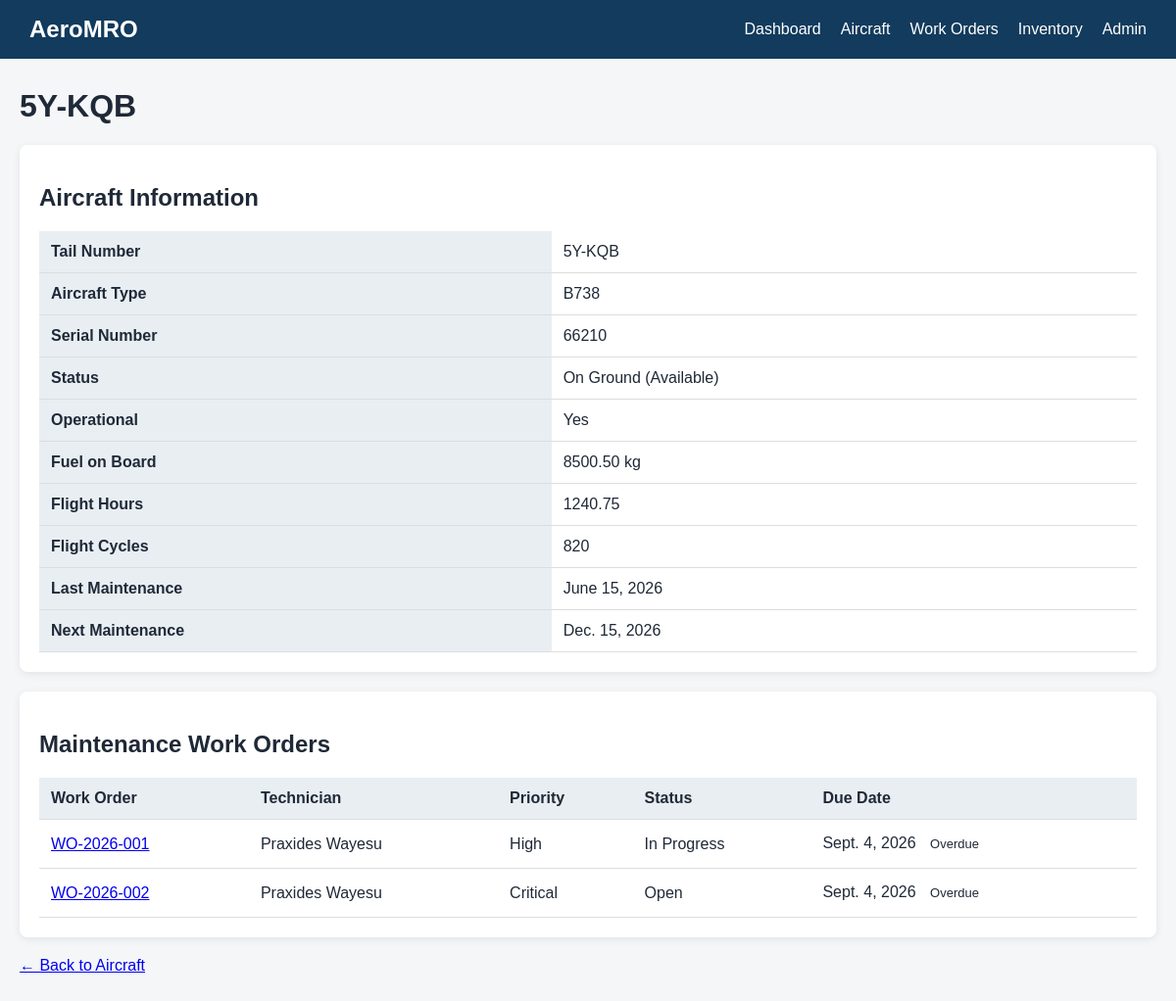
The page /aircraft/2/ on the database its author committed.
### fleet/models.py (models this page shows, shortened)
class Aircraft(models.Model):
    class Status(models.TextChoices):
        ON_GROUND = "ON_GROUND", "On Ground (Available)"
        IN_FLIGHT = "IN_FLIGHT", "In Flight"
        MAINTENANCE = "MAINTENANCE", "Maintenance"
        GROUNDED = "GROUNDED", "Grounded"
        RETIRED = "RETIRED", "Retired / Decommissioned"
    tail_number = models.CharField(
        max_length=20, unique=True
    )  # plane license plate given by aviation authority
    manufacturer_serial_number = models.CharField(
        max_length=20
    )  # permanent builder assigned ID
    aircraft_type = models.CharField(
        max_length=50
    )  # specify distinct models for air traffic control and flight planning
    fuel_on_board_kg = models.DecimalField(
        max_digits=10, decimal_places=2, default=Decimal("0.00")
    )
    flight_hours = models.DecimalField(
        max_digits=10, decimal_places=2, default=Decimal("0.00")
    )  # time an aircraft has spent from the moment its wheels leave the ground during takeoff to the moment they touch down upon landing
    flight_cycles = (
        models.PositiveIntegerField()
    )  # one complete takeoff and landing sequence
    last_maintenance = models.DateField(null=True, blank=True)
    next_maintenance = models.DateField(null=True, blank=True)
    created_at = models.DateTimeField(auto_now_add=True)
    updated_at = models.DateTimeField(auto_now=True)
    seat_map = models.JSONField(
        default=dict, blank=True
    )  # identifies seat layout inside an aircraft
    status = models.CharField(
        max_length=20, choices=Status.choices, default=Status.ON_GROUND
    )
    @property
    def is_operational(self):
        return self.status in {
            self.Status.ON_GROUND,
            self.Status.IN_FLIGHT,
        }

class WorkOrder(models.Model):
    class Priority(models.TextChoices):
        LOW = "LOW", "Low"
        MEDIUM = "MEDIUM", "Medium"
        HIGH = "HIGH", "High"
        CRITICAL = "CRITICAL", "Critical"
    class Status(models.TextChoices):
        OPEN = "OPEN", "Open"
        IN_PROGRESS = "IN_PROGRESS", "In Progress"
        COMPLETED = "COMPLETED", "Completed"
        CANCELLED = "CANCELLED", "Cancelled"
    work_order_number = models.CharField(max_length=20, unique=True)
    work_order_description = models.TextField()
    aircraft = models.ForeignKey(
        Aircraft, on_delete=models.PROTECT, related_name="work_orders"
    )
    technician = models.ForeignKey(
        Technician, on_delete=models.PROTECT, related_name="work_orders"
    )
    parts = models.ManyToManyField(
        "Part", through="WorkOrderPart", related_name="work_orders", blank=True
    )
    priority = models.CharField(
        choices=Priority.choices, max_length=20, default=Priority.MEDIUM
    )
    status = models.CharField(
        choices=Status.choices, max_length=20, default=Status.OPEN
    )
    scheduled_date = models.DateField()  # when to perform the work
    due_date = models.DateField()
    estimated_hours = models.DecimalField(
        max_digits=6, decimal_places=2, default=Decimal("0.00")
    )
    actual_hours = models.DecimalField(
        max_digits=6, decimal_places=2, default=Decimal("0.00")
    )
    created_at = models.DateTimeField(default=timezone.now)
    updated_at = models.DateTimeField(auto_now=True)
    @property
    def is_overdue(self):
        return self.due_date < timezone.localdate() and self.status not in {
            self.Status.COMPLETED,
            self.Status.CANCELLED,
        }

class Technician(models.Model):
    class Specialization(models.TextChoices):
        AIRFRAME = "AIRFRAME", "Airframe & Structural Mechanics"
        AVIONICS = "AVIONICS", "Avionics & Electrical Systems"
        POWERPLANT = "POWERPLANT", "Powerplant & Propulsion"
        HYDRAULICS = "HYDRAULICS", "Hydraulics & Mechanical Systems"
        GENERAL = "GENERAL", "General"
    class Availability(models.TextChoices):
        AVAILABLE = "AVAILABLE", "Available"
        BUSY = "BUSY", "Busy"
        LEAVE = "LEAVE", "On Leave"
        INACTIVE = "INACTIVE", "Inactive"
    technician_name = models.CharField(max_length=100, default="Unknown Technician")
    technician_specialization = models.CharField(
        choices=Specialization.choices, max_length=20, default=Specialization.GENERAL
    )
    technician_number = models.CharField(max_length=20, unique=True, default="TECH-000")
    technician_availability = models.CharField(
        choices=Availability.choices, max_length=20, default=Availability.AVAILABLE
    )
    created_at = models.DateTimeField(default=timezone.now)
    updated_at = models.DateTimeField(auto_now=True)

### fleet/views.py (the view)
def aircraft_detail(request, aircraft_id):
    aircraft = get_object_or_404(
        Aircraft,
        id=aircraft_id,
    )
    work_orders = aircraft.work_orders.all()
    return render(
        request,
        "fleet/aircraft_detail.html",
        {
            "aircraft": aircraft,
            "work_orders": work_orders,
        },
    )

### fleet/templates/fleet/aircraft_detail.html (shortened to what this page needs)
{% extends "fleet/base.html" %}
{% block content %}
<h1>{{ aircraft.tail_number }}</h1>
<div class="card">
    <h2>Aircraft Information</h2>
    <table>
        <tr>
            <th>Tail Number</th>
            <td>{{ aircraft.tail_number }}</td>
        </tr>
        <tr>
            <th>Aircraft Type</th>
            <td>{{ aircraft.aircraft_type }}</td>
        </tr>
        <tr>
            <th>Serial Number</th>
            <td>{{ aircraft.manufacturer_serial_number }}</td>
        </tr>
        <tr>
            <th>Status</th>
            <td>{{ aircraft.get_status_display }}</td>
        </tr>
        <tr>
            <th>Operational</th>
            <td>
                {% if aircraft.is_operational %}
                    Yes
                {% else %}
                    No
                {% endif %}
            </td>
        </tr>
        <tr>
            <th>Fuel on Board</th>
            <td>{{ aircraft.fuel_on_board_kg }} kg</td>
        </tr>
        <tr>
            <th>Flight Hours</th>
            <td>{{ aircraft.flight_hours }}</td>
        </tr>
        <tr>
            <th>Flight Cycles</th>
            <td>{{ aircraft.flight_cycles }}</td>
        </tr>
        <tr>
            <th>Last Maintenance</th>
            <td>
                {{ aircraft.last_maintenance|default:"Not recorded" }}
            </td>
        </tr>
        <tr>
            <th>Next Maintenance</th>
            <td>
                {{ aircraft.next_maintenance|default:"Not scheduled" }}
            </td>
        </tr>
    </table>
</div>
<div class="card">
    <h2>Maintenance Work Orders</h2>
    {% if work_orders %}
        <table>
            <thead>
                <tr>
                    <th>Work Order</th>
                    <th>Technician</th>
                    <th>Priority</th>
                    <th>Status</th>
                    <th>Due Date</th>
                </tr>
            </thead>
            <tbody>
                {% for work_order in work_orders %}
                    <tr>
                        <td>
                            <a href="{% url 'work_order_detail' work_order.id %}">
                                {{ work_order.work_order_number }}
                            </a>
                        </td>
                        <td>
                            {{ work_order.technician.technician_name }}
                        </td>
                        <td>
                            {{ work_order.get_priority_display }}
                        </td>
                        <td>
                            {{ work_order.get_status_display }}
                        </td>
                        <td>
                            {{ work_order.due_date }}
                            {% if work_order.is_overdue %}
                                <span class="badge">
                                    Overdue
                                </span>
                            {% endif %}
                        </td>
                    </tr>
                {% endfor %}
            </tbody>
        </table>
    {% else %}
        <p>
            No maintenance work orders found for this aircraft.
        </p>
    {% endif %}
</div>
<a href="{% url 'aircraft_list' %}">
    ← Back to Aircraft
</a>
{% endblock %}

### fleet/static/fleet/style.css (style rules this page uses)
* { box-sizing: border-box; }
body { margin: 0; font-family: Arial, sans-serif; background: #f4f6f8; color: #1f2937; }
.card { background: white; border-radius: 8px; padding: 20px; margin-bottom: 20px; box-shadow: 0 2px 8px rgba(0, 0, 0, 0.08); }
table { width: 100%; border-collapse: collapse; background: white; }
th, td { padding: 12px; text-align: left; border-bottom: 1px solid #ddd; }
th { background: #e9eef3; }
.badge { display: inline-block; padding: 5px 10px; border-radius: 12px; font-size: 13px; }

### rows shown on the page
Aircraft: tail_number "5Y-KQB", aircraft_type "B738", manufacturer_serial_number "66210", status "On Ground (Available)", fuel_on_board_kg "8500.50", flight_hours "1240.75", flight_cycles "820", last_maintenance "June 15, 2026", next_maintenance "Dec. 15, 2026"
WorkOrder: work_order_number "WO-2026-001", technician.technician_name "Praxides Wayesu", priority "High", status "In Progress", due_date "Sept. 4, 2026", shows "Overdue"
WorkOrder: work_order_number "WO-2026-002", technician.technician_name "Praxides Wayesu", priority "Critical", status "Open", due_date "Sept. 4, 2026", shows "Overdue"
